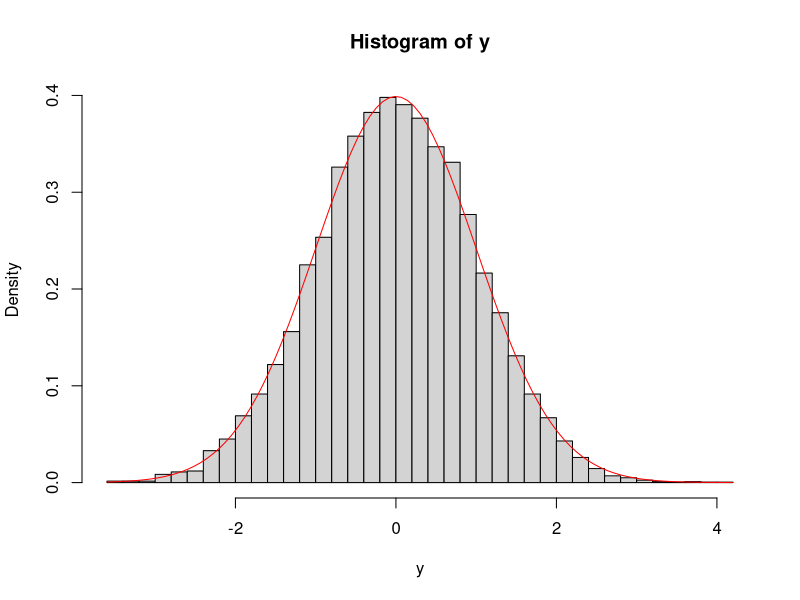

R code for this plot:
gen_nd <- function(n,m,rate) {
  y<-1:n
  for(i in 1:m) {
    x     <- rexp(n, rate)
    x_n   <- mean(x)
    s     <- sd(x)
    y[i]  <- sqrt(n) * (x_n - 1/rate)/s
  }
  
  hist(y, freq=FALSE, breaks=50)
  curve(dnorm, col='red', add=TRUE)
}

#n = 10000
#gen_nd(n, n, 1)

gen_nd_boxmul <- function(n) {
  y <- 1:n
  for(i in 1:n) {
    U <- runif(1)
    V <- runif(1)
  
    X <- sqrt(-2*log(U)) * cos(2*pi*V)
    Y <- sqrt(-2*log(U)) * sin(2*pi*V)
    
    y[i + 0] <- X
    y[i + 1] <- Y
  }
  
  hist(y, freq=FALSE, breaks=50)
  curve(dnorm, col='red', add=TRUE)
}

n <- 10000
gen_nd_boxmul(n)